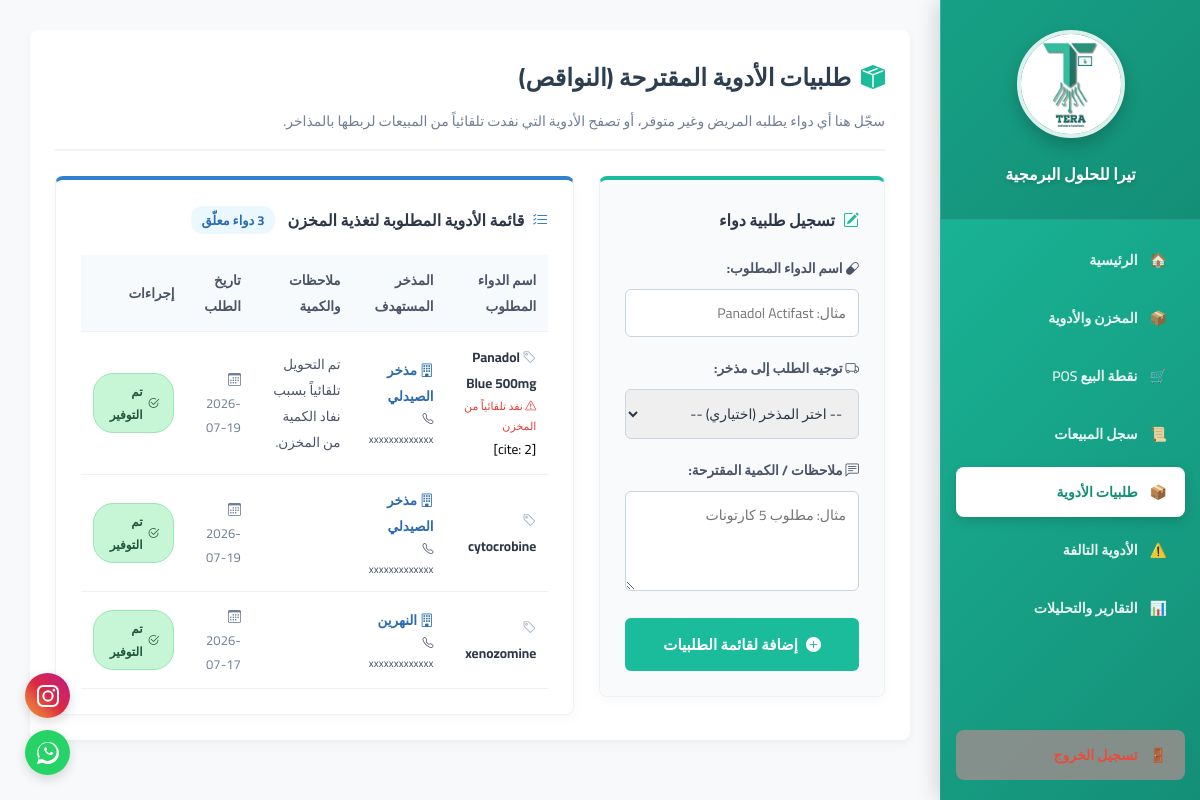
The page /pharmacy/missing-medicines/ (signed in) on the database its author committed.
### pharmacy/models.py (models this page shows, shortened)
class MissingMedicine(models.Model):
    pharmacy = models.ForeignKey(PharmacyBranch, on_delete=models.CASCADE, related_name='missing_medicines', null=True, blank=True)
    medicine = models.ForeignKey('Medicine', on_delete=models.SET_NULL, null=True, blank=True, verbose_name="الدواء المرتبط بالمخزن")
    medicine_name = models.CharField(max_length=200, verbose_name="اسم الدواء الناقص")
    supplier = models.ForeignKey(PharmacySupplier, on_delete=models.SET_NULL, null=True, blank=True, verbose_name="المذخر الموجه له الطلب")
    notes = models.TextField(blank=True, null=True, verbose_name="ملاحظات الصيدلي")
    requested_at = models.DateTimeField(auto_now_add=True)

class PharmacySupplier(models.Model):
    pharmacy = models.ForeignKey(PharmacyBranch, on_delete=models.CASCADE, related_name='suppliers', verbose_name="الصيدلية")
    name = models.CharField(max_length=255, verbose_name="اسم المذخر / المكتب")
    phone = models.CharField(max_length=50, blank=True, null=True, verbose_name="رقم الهاتف")
    created_at = models.DateTimeField(auto_now_add=True)
    class Meta:
        unique_together = ('pharmacy', 'name') # منع تكرار نفس اسم المذخر لنفس الصيدلية

### pharmacy/views.py (the view, shortened to what this page needs)
# urls.py: path('missing-medicines/', views.missing_medicines_view, name='missing_medicines'),
@login_required
@login_required
def missing_medicines_view(request):
    user_pharmacy = request.user.profile.pharmacy
    missing_list = MissingMedicine.objects.filter(pharmacy=user_pharmacy).select_related('supplier', 'medicine').order_by('-requested_at')
    suppliers_list = PharmacySupplier.objects.filter(pharmacy=user_pharmacy).order_by('name')
    context = {
        'missing_list': missing_list,
        'suppliers_list': suppliers_list,
        'pharmacy_name': user_pharmacy.name
    }
    return render(request, 'pharmacy/missing_medicines.html', context)

### pharmacy/templates/pharmacy/missing_medicines.html (shortened to what this page needs)
{% extends "pharmacy/base.html" %}
{% block content %}
<link rel="stylesheet" href="https://cdn.jsdelivr.net/npm/bootstrap-icons@1.11.0/font/bootstrap-icons.css">
<div class="missing-container">
    <div style="border-bottom: 2px solid #f1f2f6; padding-bottom: 15px; margin-bottom: 25px;">
        <h2 style="margin: 0; color: #2c3e50; display: flex; align-items: center; gap: 10px;">
            <i class="bi bi-box-seam-fill" style="color: #1abc9c;"></i> طلبيات الأدوية المقترحة (النواقص)
        </h2>
        <p style="color: #718096; margin: 8px 0 0 0; font-size: 14px;">
            سجّل هنا أي دواء يطلبه المريض وغير متوفر، أو تصفح الأدوية التي نفدت تلقائياً من المبيعات لربطها بالمذاخر.
        </p>
    </div>
    <div class="flex-layout">
        <div class="missing-form">
            <h3><i class="bi bi-pencil-square" style="color: #1abc9c;"></i> تسجيل طلبية دواء</h3>
            <form method="POST">
                <div class="form-group">
                    <label><i class="bi bi-capsule"></i> اسم الدواء المطلوب:</label>
                    <input type="text" name="medicine_name" placeholder="مثال: Panadol Actifast" required>
                </div>
                <div class="form-group">
                    <label><i class="bi bi-truck"></i> توجيه الطلب إلى مذخر:</label>
                    <select name="supplier_id" id="main_supplier_select" onchange="toggleNewSupplierFields('main', this.value)">
                        <option value="">-- اختر المذخر (اختياري) --</option>
                    </select>
                </div>
                <div class="form-group">
                    <label><i class="bi bi-chat-left-text"></i> ملاحظات / الكمية المقترحة:</label>
                    <textarea name="notes" rows="3" placeholder="مثال: مطلوب 5 كارتونات"></textarea>
                </div>
                <button type="submit" class="btn-add">
                    <i class="bi bi-plus-circle-fill"></i> إضافة لقائمة الطلبيات
                </button>
            </form>
        </div>
        <div class="missing-log">
            <h3>
                <i class="bi bi-list-check" style="color: #3182ce;"></i> قائمة الأدوية المطلوبة لتغذية المخزن
                <span style="background: #ebf8ff; color: #2b6cb0; padding: 2px 10px; border-radius: 12px; font-size: 13px; margin-right: 5px;">
                    {{ missing_list.count }} دواء معلّق
                </span>
            </h3>
            <table class="custom-table">
                <thead>
                    <tr>
                        <th>اسم الدواء المطلوب</th>
                        <th>المذخر المستهدف</th>
                        <th>ملاحظات والكمية</th>
                        <th>تاريخ الطلب</th>
                        <th>إجراءات</th>
                    </tr>
                </thead>
                <tbody>
                    {% for item in missing_list %}
                    <tr>
                        <td>
                            <strong style="color: #2d3748;">
                                <i class="bi bi-tag" style="color: #a0aec0;"></i> {{ item.medicine_name }}
                            </strong>
                            {% if item.medicine %}
                                <span style="display:block; font-size:11px; color:#e53e3e;"><i class="bi bi-exclamation-triangle"></i> نفد تلقائياً من المخزن</span>[cite: 2]
                            {% endif %}
                        </td>
                        <td>
                            {% if item.supplier %}
                                <span style="color:#2b6cb0; font-weight:bold;"><i class="bi bi-building"></i> {{ item.supplier.name }}</span>
                                {% if item.supplier.phone %}
                                    <span style="display:block; font-size:11px; color:#4a5568;"><i class="bi bi-telephone"></i> {{ item.supplier.phone }}</span>
                                {% endif %}
                            {% endif %}
                        </td>
                        <td style="color: #4a5568;">{{ item.notes|default_if_none:"-" }}</td>
                        <td style="font-size: 13px; color: #718096;"><i class="bi bi-calendar3"></i> {{ item.requested_at|date:"Y-m-d" }}</td>
                        <td>
                            {% if request.user.profile.is_pharmacy_owner %}
                                <a href="/pharmacy/missing-medicines/delete/{{ item.id }}/" class="btn-done" onclick="return confirm('هل تم توفير هذا الدواء وإدخاله للمخزن بالفعل؟')">
                                    <i class="bi bi-check2-circle"></i> تم التوفير
                                </a>
                            {% else %}
                                <span class="no-permission"><i class="bi bi-lock-fill"></i> خاص بالإدارة</span>
                            {% endif %}
                        </td>
                    </tr>
                    {% endfor %}
                </tbody>
            </table>
        </div>
    </div>
</div>
{% endblock %}

### pharmacy/templates/pharmacy/base.html (style rules this page uses)
body { font-family: 'Cairo', sans-serif; margin: 0; padding: 0; background-color: #f8f9fa; display: flex; }

### pharmacy/templates/pharmacy/missing_medicines.html (style rules this page uses)
html { overflow-y: scroll; }
body, h1, h2, h3, h4, th, td, span, div, button, input, textarea, label, select { font-family: 'Tajawal', 'Cairo', sans-serif !important; }
.missing-container { background: white; padding: 25px; border-radius: 8px; box-shadow: 0 4px 10px rgba(0,0,0,0.05); margin-bottom: 25px; }
.flex-layout { display: flex; gap: 25px; margin-top: 20px; }
.missing-form { background: #f8fafc; padding: 25px; border-radius: 8px; flex: 1; box-shadow: 0 4px 12px rgba(0,0,0,0.03); border: 1px solid #edf2f7; border-top: 4px solid #1abc9c; height: fit-content; }
.missing-form h3 { margin-top: 0; color: #2d3748; font-size: 16px; margin-bottom: 20px; display: flex; align-items: center; gap: 8px; }
.form-group { margin-bottom: 18px; }
.form-group label { display: block; margin-bottom: 8px; font-weight: bold; color: #4a5568; font-size: 13.5px; }
.form-group input[type="text"], .form-group textarea, .form-group select { width: 100%; padding: 10px 12px; border: 1px solid #cbd5e0; border-radius: 6px; box-sizing: border-box; font-size: 14px; color: #2d3748; outline: none; transition: all 0.2s ease; }
.btn-add { background: #1abc9c; color: white; border: none; padding: 12px; width: 100%; border-radius: 6px; font-weight: bold; cursor: pointer; font-size: 15px; transition: all 0.2s ease; display: flex; align-items: center; justify-content: center; gap: 8px; }
.missing-log { background: white; padding: 25px; border-radius: 8px; flex: 2; box-shadow: 0 4px 12px rgba(0,0,0,0.03); border: 1px solid #edf2f7; border-top: 4px solid #3182ce; }
.missing-log h3 { margin-top: 0; color: #2d3748; font-size: 16px; margin-bottom: 20px; display: flex; align-items: center; gap: 8px; }
.custom-table { width: 100%; border-collapse: collapse; font-size: 13.5px; }
.custom-table th, .custom-table td { padding: 12px; text-align: right; border-bottom: 1px solid #edf2f7; }
.custom-table th { background-color: #f7fafc; color: #4a5568; font-weight: bold; }
.btn-done { background-color: #c6f6d5; color: #22543d; padding: 6px 14px; text-decoration: none; border-radius: 20px; font-size: 12px; font-weight: bold; display: inline-flex; align-items: center; gap: 5px; transition: all 0.2s ease; border: 1px solid #9ae6b4; }

### rows shown on the page
MissingMedicine: medicine_name "Panadol Blue 500mg", shows "نفد تلقائياً من المخزن", supplier.name "مذخر الصيدلي", supplier.phone "xxxxxxxxxxxxx", notes "تم التحويل تلقائياً بسبب نفاد الكمية من المخزن.", requested_at "2026-07-19"
MissingMedicine: medicine_name "cytocrobine", supplier.name "مذخر الصيدلي", supplier.phone "xxxxxxxxxxxxx", requested_at "2026-07-19"
MissingMedicine: medicine_name "xenozomine", supplier.name "النهرين", supplier.phone "xxxxxxxxxxxxx", requested_at "2026-07-17"
